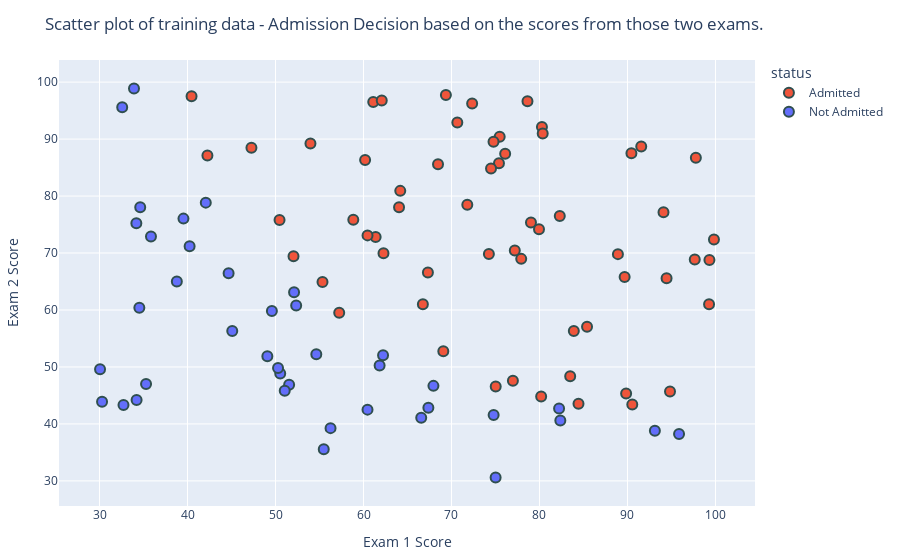

Write notebook code for a chart like this one.
### Code cell
exam_score_scatter_pl = PlotlyJS.plot(
    data, 
    x=:exam1score, 
    y=:exam2score, 
    color=:status,
    kind="scatter",
    mode="markers",
    labels=Dict(
        :exam1score => "Exam 1 Score",
        :exam2score => "Exam 2 Score",
        :decision => "Admission Decision"
    ),
    Layout(
        title="Scatter plot of training data - Admission Decision based on the scores from those two exams."
    ),
    marker=attr(size=10, line=attr(width=2, color="DarkSlateGrey")),
    
)

### Figure 1 — Plotly figure (JSON) as saved in the notebook; plotly's stock layout.template omitted (floating-point values rounded to 4 significant figures)
{"data": [{"legendgroup": "Admitted", "marker": {"color": "#EF553B", "line": {"color": "DarkSlateGrey", "width": 2}, "size": 10}, "mode": "markers", "name": "Admitted", "showlegend": true, "type": "scatter", "x": [60.18, 79.03, 61.11, 75.02, 76.1, 84.43, 82.31, 69.36, 53.97, 69.07, 70.66, 76.98, 89.68, 77.92, 62.27, 80.19, 61.38, 85.4, 52.05, 64.18, 83.9, 94.44, 77.19, 97.77, 62.07, 91.56, 79.94, 99.27, 90.55, 97.65, 74.25, 71.8, 75.4, 40.46, 80.28, 66.75, 64.04, 72.35, 60.46, 58.84, 99.83, 47.26, 50.46, 88.91, 94.83, 67.32, 57.24, 80.37, 68.47, 75.48, 78.64, 94.09, 90.45, 74.49, 89.85, 83.49, 42.26, 99.32, 55.34, 74.78], "xaxis": "x", "y": [86.31, 75.34, 96.51, 46.55, 87.42, 43.53, 76.48, 97.72, 89.21, 52.74, 92.93, 47.58, 65.8, 68.97, 69.95, 44.82, 72.81, 57.05, 69.43, 80.91, 56.31, 65.57, 70.46, 86.73, 96.77, 88.7, 74.16, 61.0, 43.39, 68.86, 69.82, 78.45, 85.76, 97.54, 92.12, 60.99, 78.03, 96.23, 73.09, 75.86, 72.37, 88.48, 75.81, 69.8, 45.69, 66.59, 59.51, 90.96, 85.59, 90.42, 96.65, 77.16, 87.51, 84.85, 45.36, 48.38, 87.1, 68.78, 64.93, 89.53], "yaxis": "y"}, {"legendgroup": "Not Admitted", "marker": {"color": "#636efa", "line": {"color": "DarkSlateGrey", "width": 2}, "size": 10}, "mode": "markers", "name": "Not Admitted", "showlegend": true, "type": "scatter", "x": [34.62, 30.29, 35.85, 45.08, 95.86, 75.01, 39.54, 67.95, 67.37, 50.53, 34.21, 93.11, 61.83, 38.79, 52.11, 40.24, 54.64, 33.92, 74.79, 34.18, 51.55, 82.37, 51.05, 62.22, 34.52, 50.29, 49.59, 32.58, 35.29, 56.25, 30.06, 44.67, 66.56, 49.07, 32.72, 60.46, 82.23, 42.08, 52.35, 55.48], "xaxis": "x", "y": [78.02, 43.89, 72.9, 56.32, 38.23, 30.6, 76.04, 46.68, 42.84, 48.86, 44.21, 38.8, 50.26, 65.0, 63.13, 71.17, 52.21, 98.87, 41.57, 75.24, 46.86, 40.62, 45.82, 52.06, 60.4, 49.8, 59.81, 95.6, 47.02, 39.26, 49.59, 66.45, 41.09, 51.88, 43.31, 42.51, 42.72, 78.84, 60.77, 35.57], "yaxis": "y"}], "layout": {"legend": {"title": {"text": "status"}, "tracegroupgap": 0}, "margin": {"b": 50, "l": 50, "r": 50, "t": 60}, "title": "Scatter plot of training data - Admission Decision based on the scores from those two exams.", "xaxis": {"title": {"text": "Exam 1 Score"}}, "yaxis": {"title": {"text": "Exam 2 Score"}}}}
